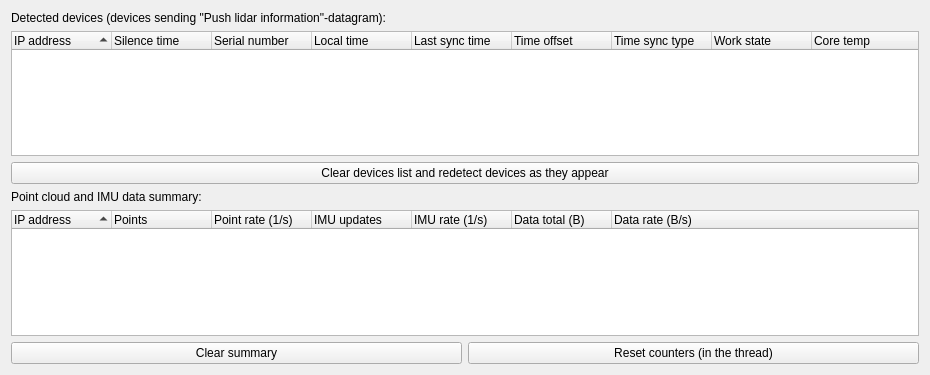
<?xml version="1.0" encoding="UTF-8"?>
<ui version="4.0">
 <class>LivoxMid360DeviceMonitorForm</class>
 <widget class="QWidget" name="LivoxMid360DeviceMonitorForm">
  <property name="geometry">
   <rect>
    <x>0</x>
    <y>0</y>
    <width>930</width>
    <height>375</height>
   </rect>
  </property>
  <property name="windowTitle">
   <string>Livox Mid-360 device monitor</string>
  </property>
  <layout class="QVBoxLayout" name="verticalLayout">
   <item>
    <widget class="QLabel" name="label_DetectedDevices">
     <property name="text">
      <string>Detected devices (devices sending &quot;Push lidar information&quot;-datagram):</string>
     </property>
    </widget>
   </item>
   <item>
    <widget class="QTreeWidget" name="treeWidget_DetectedDevices">
     <property name="indentation">
      <number>0</number>
     </property>
     <property name="sortingEnabled">
      <bool>true</bool>
     </property>
     <column>
      <property name="text">
       <string>IP address</string>
      </property>
     </column>
     <column>
      <property name="text">
       <string>Silence time</string>
      </property>
     </column>
     <column>
      <property name="text">
       <string>Serial number</string>
      </property>
     </column>
     <column>
      <property name="text">
       <string>Local time</string>
      </property>
     </column>
     <column>
      <property name="text">
       <string>Last sync time</string>
      </property>
     </column>
     <column>
      <property name="text">
       <string>Time offset</string>
      </property>
     </column>
     <column>
      <property name="text">
       <string>Time sync type</string>
      </property>
     </column>
     <column>
      <property name="text">
       <string>Work state</string>
      </property>
     </column>
     <column>
      <property name="text">
       <string>Core temp</string>
      </property>
     </column>
    </widget>
   </item>
   <item>
    <widget class="QPushButton" name="pushButton_ClearDevices">
     <property name="text">
      <string>Clear devices list and redetect devices as they appear</string>
     </property>
    </widget>
   </item>
   <item>
    <widget class="QLabel" name="label_PointCloudAndIMUDataSummary">
     <property name="text">
      <string>Point cloud and IMU data summary:</string>
     </property>
    </widget>
   </item>
   <item>
    <widget class="QTreeWidget" name="treeWidget_DataSummary">
     <property name="indentation">
      <number>0</number>
     </property>
     <property name="sortingEnabled">
      <bool>true</bool>
     </property>
     <column>
      <property name="text">
       <string>IP address</string>
      </property>
     </column>
     <column>
      <property name="text">
       <string>Points</string>
      </property>
     </column>
     <column>
      <property name="text">
       <string>Point rate (1/s)</string>
      </property>
     </column>
     <column>
      <property name="text">
       <string>IMU updates</string>
      </property>
     </column>
     <column>
      <property name="text">
       <string>IMU rate (1/s)</string>
      </property>
     </column>
     <column>
      <property name="text">
       <string>Data total (B)</string>
      </property>
     </column>
     <column>
      <property name="text">
       <string>Data rate (B/s)</string>
      </property>
     </column>
    </widget>
   </item>
   <item>
    <layout class="QHBoxLayout" name="horizontalLayout">
     <item>
      <widget class="QPushButton" name="pushButton_ClearSummary">
       <property name="text">
        <string>Clear summary</string>
       </property>
      </widget>
     </item>
     <item>
      <widget class="QPushButton" name="pushButton_ResetCounter">
       <property name="text">
        <string>Reset counters (in the thread)</string>
       </property>
      </widget>
     </item>
    </layout>
   </item>
  </layout>
 </widget>
 <resources/>
 <connections/>
</ui>
